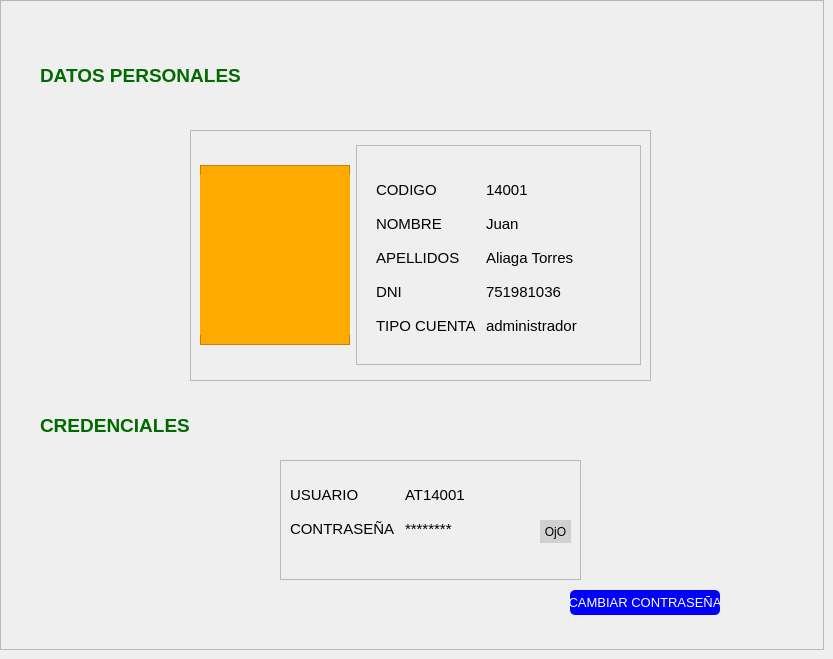
                 <widget class="QWidget" name="page_cuenta_datopersonales">
                  <widget class="QFrame" name="frame">
                   <property name="geometry">
                    <rect>
                     <x>0</x>
                     <y>0</y>
                     <width>824</width>
                     <height>650</height>
                    </rect>
                   </property>
                   <property name="maximumSize">
                    <size>
                     <width>824</width>
                     <height>650</height>
                    </size>
                   </property>
                   <property name="frameShape">
                    <enum>QFrame::StyledPanel</enum>
                   </property>
                   <property name="frameShadow">
                    <enum>QFrame::Raised</enum>
                   </property>
                   <widget class="QLabel" name="label_datospersonales">
                    <property name="geometry">
                     <rect>
                      <x>40</x>
                      <y>60</y>
                      <width>220</width>
                      <height>30</height>
                     </rect>
                    </property>
                    <property name="minimumSize">
                     <size>
                      <width>220</width>
                      <height>30</height>
                     </size>
                    </property>
                    <property name="maximumSize">
                     <size>
                      <width>220</width>
                      <height>30</height>
                     </size>
                    </property>
                    <property name="font">
                     <font>
                      <pointsize>14</pointsize>
                      <weight>75</weight>
                      <bold>true</bold>
                     </font>
                    </property>
                    <property name="styleSheet">
                     <string notr="true">color: rgb(0, 106, 0);</string>
                    </property>
                    <property name="text">
                     <string>DATOS PERSONALES</string>
                    </property>
                   </widget>
                   <widget class="QFrame" name="frame_5">
                    <property name="geometry">
                     <rect>
                      <x>190</x>
                      <y>130</y>
                      <width>461</width>
                      <height>251</height>
                     </rect>
                    </property>
                    <property name="frameShape">
                     <enum>QFrame::StyledPanel</enum>
                    </property>
                    <property name="frameShadow">
                     <enum>QFrame::Raised</enum>
                    </property>
                    <layout class="QHBoxLayout" name="horizontalLayout_6">
                     <item>
                      <widget class="QFrame" name="frame_6">
                       <property name="minimumSize">
                        <size>
                         <width>120</width>
                         <height>130</height>
                        </size>
                       </property>
                       <property name="maximumSize">
                        <size>
                         <width>150</width>
                         <height>180</height>
                        </size>
                       </property>
                       <property name="styleSheet">
                        <string notr="true">background-color: rgb(255, 170, 0);</string>
                       </property>
                       <property name="frameShape">
                        <enum>QFrame::StyledPanel</enum>
                       </property>
                       <property name="frameShadow">
                        <enum>QFrame::Raised</enum>
                       </property>
                       <widget class="QLabel" name="label_7">
                        <property name="geometry">
                         <rect>
                          <x>0</x>
                          <y>10</y>
                          <width>150</width>
                          <height>160</height>
                         </rect>
                        </property>
                        <property name="text">
                         <string/>
                        </property>
                        <property name="pixmap">
                         <pixmap>src/usuario.png</pixmap>
                        </property>
                        <property name="scaledContents">
                         <bool>true</bool>
                        </property>
                       </widget>
                      </widget>
                     </item>
                     <item>
                      <widget class="QFrame" name="frame_datos">
                       <property name="minimumSize">
                        <size>
                         <width>0</width>
                         <height>220</height>
                        </size>
                       </property>
                       <property name="maximumSize">
                        <size>
                         <width>16777215</width>
                         <height>220</height>
                        </size>
                       </property>
                       <property name="frameShape">
                        <enum>QFrame::StyledPanel</enum>
                       </property>
                       <property name="frameShadow">
                        <enum>QFrame::Raised</enum>
                       </property>
                       <widget class="QWidget" name="formLayoutWidget">
                        <property name="geometry">
                         <rect>
                          <x>20</x>
                          <y>30</y>
                          <width>262</width>
                          <height>172</height>
                         </rect>
                        </property>
                        <layout class="QFormLayout" name="formLayout">
                         <property name="horizontalSpacing">
                          <number>10</number>
                         </property>
                         <property name="verticalSpacing">
                          <number>4</number>
                         </property>
                         <item row="0" column="0">
                          <widget class="QLabel" name="label_8">
                           <property name="minimumSize">
                            <size>
                             <width>0</width>
                             <height>30</height>
                            </size>
                           </property>
                           <property name="maximumSize">
                            <size>
                             <width>16777215</width>
                             <height>40</height>
                            </size>
                           </property>
                           <property name="font">
                            <font>
                             <pointsize>11</pointsize>
                            </font>
                           </property>
                           <property name="text">
                            <string>CODIGO</string>
                           </property>
                          </widget>
                         </item>
                         <item row="0" column="1">
                          <widget class="QLabel" name="label_codigo">
                           <property name="minimumSize">
                            <size>
                             <width>150</width>
                             <height>30</height>
                            </size>
                           </property>
                           <property name="maximumSize">
                            <size>
                             <width>16777215</width>
                             <height>30</height>
                            </size>
                           </property>
                           <property name="font">
                            <font>
                             <pointsize>11</pointsize>
                            </font>
                           </property>
                           <property name="text">
                            <string>14001</string>
                           </property>
                          </widget>
                         </item>
                         <item row="1" column="0">
                          <widget class="QLabel" name="label_10">
                           <property name="minimumSize">
                            <size>
                             <width>100</width>
                             <height>30</height>
                            </size>
                           </property>
                           <property name="maximumSize">
                            <size>
                             <width>16777215</width>
                             <height>30</height>
                            </size>
                           </property>
                           <property name="font">
                            <font>
                             <pointsize>11</pointsize>
                            </font>
                           </property>
                           <property name="text">
                            <string>NOMBRE</string>
                           </property>
                          </widget>
                         </item>
                         <item row="2" column="0">
                          <widget class="QLabel" name="label_11">
                           <property name="minimumSize">
                            <size>
                             <width>100</width>
                             <height>30</height>
                            </size>
                           </property>
                           <property name="maximumSize">
                            <size>
                             <width>16777215</width>
                             <height>30</height>
                            </size>
                           </property>
                           <property name="font">
                            <font>
                             <pointsize>11</pointsize>
                            </font>
                           </property>
                           <property name="text">
                            <string>APELLIDOS</string>
                           </property>
                          </widget>
                         </item>
                         <item row="3" column="0">
                          <widget class="QLabel" name="label_12">
                           <property name="minimumSize">
                            <size>
                             <width>100</width>
                             <height>30</height>
                            </size>
                           </property>
                           <property name="maximumSize">
                            <size>
                             <width>16777215</width>
                             <height>30</height>
                            </size>
                           </property>
                           <property name="font">
                            <font>
                             <pointsize>11</pointsize>
                            </font>
                           </property>
                           <property name="text">
                            <string>DNI</string>
                           </property>
                          </widget>
                         </item>
                         <item row="4" column="0">
                          <widget class="QLabel" name="label_13">
                           <property name="minimumSize">
                            <size>
                             <width>100</width>
                             <height>30</height>
                            </size>
                           </property>
                           <property name="maximumSize">
                            <size>
                             <width>16777215</width>
                             <height>30</height>
                            </size>
                           </property>
                           <property name="font">
                            <font>
                             <pointsize>11</pointsize>
                            </font>
                           </property>
                           <property name="text">
                            <string>TIPO CUENTA</string>
                           </property>
                          </widget>
                         </item>
                         <item row="1" column="1">
                          <widget class="QLabel" name="label_nombre">
                           <property name="minimumSize">
                            <size>
                             <width>150</width>
                             <height>30</height>
                            </size>
                           </property>
                           <property name="maximumSize">
                            <size>
                             <width>16777215</width>
                             <height>30</height>
                            </size>
                           </property>
                           <property name="font">
                            <font>
                             <pointsize>11</pointsize>
                            </font>
                           </property>
                           <property name="text">
                            <string>Juan</string>
                           </property>
                          </widget>
                         </item>
                         <item row="2" column="1">
                          <widget class="QLabel" name="label_apellidos">
                           <property name="minimumSize">
                            <size>
                             <width>150</width>
                             <height>30</height>
                            </size>
                           </property>
                           <property name="maximumSize">
                            <size>
                             <width>16777215</width>
                             <height>30</height>
                            </size>
                           </property>
                           <property name="font">
                            <font>
                             <pointsize>11</pointsize>
                            </font>
                           </property>
                           <property name="text">
                            <string>Aliaga Torres</string>
                           </property>
                          </widget>
                         </item>
                         <item row="3" column="1">
                          <widget class="QLabel" name="label_dni">
                           <property name="minimumSize">
                            <size>
                             <width>150</width>
                             <height>30</height>
                            </size>
                           </property>
                           <property name="maximumSize">
                            <size>
                             <width>16777215</width>
                             <height>30</height>
                            </size>
                           </property>
                           <property name="font">
                            <font>
                             <pointsize>11</pointsize>
                            </font>
                           </property>
                           <property name="text">
                            <string>751981036</string>
                           </property>
                          </widget>
                         </item>
                         <item row="4" column="1">
                          <widget class="QLabel" name="label_tipocuenta">
                           <property name="minimumSize">
                            <size>
                             <width>150</width>
                             <height>30</height>
                            </size>
                           </property>
                           <property name="maximumSize">
                            <size>
                             <width>16777215</width>
                             <height>30</height>
                            </size>
                           </property>
                           <property name="font">
                            <font>
                             <pointsize>11</pointsize>
                            </font>
                           </property>
                           <property name="text">
                            <string>administrador</string>
                           </property>
                          </widget>
                         </item>
                        </layout>
                       </widget>
                      </widget>
                     </item>
                    </layout>
                   </widget>
                   <widget class="QLabel" name="label_credenciales">
                    <property name="geometry">
                     <rect>
                      <x>40</x>
                      <y>410</y>
                      <width>220</width>
                      <height>30</height>
                     </rect>
                    </property>
                    <property name="minimumSize">
                     <size>
                      <width>220</width>
                      <height>30</height>
                     </size>
                    </property>
                    <property name="maximumSize">
                     <size>
                      <width>220</width>
                      <height>30</height>
                     </size>
                    </property>
                    <property name="font">
                     <font>
                      <pointsize>14</pointsize>
                      <weight>75</weight>
                      <bold>true</bold>
                     </font>
                    </property>
                    <property name="styleSheet">
                     <string notr="true">color: rgb(0, 106, 0);</string>
                    </property>
                    <property name="text">
                     <string>CREDENCIALES</string>
                    </property>
                   </widget>
                   <widget class="QFrame" name="frame_credenciales">
                    <property name="geometry">
                     <rect>
                      <x>280</x>
                      <y>460</y>
                      <width>301</width>
                      <height>120</height>
                     </rect>
                    </property>
                    <property name="minimumSize">
                     <size>
                      <width>0</width>
                      <height>120</height>
                     </size>
                    </property>
                    <property name="maximumSize">
                     <size>
                      <width>16777215</width>
                      <height>100</height>
                     </size>
                    </property>
                    <property name="frameShape">
                     <enum>QFrame::StyledPanel</enum>
                    </property>
                    <property name="frameShadow">
                     <enum>QFrame::Raised</enum>
                    </property>
                    <widget class="QWidget" name="formLayoutWidget_2">
                     <property name="geometry">
                      <rect>
                       <x>10</x>
                       <y>20</y>
                       <width>241</width>
                       <height>71</height>
                      </rect>
                     </property>
                     <layout class="QFormLayout" name="formLayout_2">
                      <property name="horizontalSpacing">
                       <number>10</number>
                      </property>
                      <property name="verticalSpacing">
                       <number>4</number>
                      </property>
                      <item row="0" column="0">
                       <widget class="QLabel" name="label_9">
                        <property name="minimumSize">
                         <size>
                          <width>0</width>
                          <height>30</height>
                         </size>
                        </property>
                        <property name="maximumSize">
                         <size>
                          <width>16777215</width>
                          <height>40</height>
                         </size>
                        </property>
                        <property name="font">
                         <font>
                          <pointsize>11</pointsize>
                         </font>
                        </property>
                        <property name="text">
                         <string>USUARIO</string>
                        </property>
                       </widget>
                      </item>
                      <item row="0" column="1">
                       <widget class="QLabel" name="label_codigo_2">
                        <property name="minimumSize">
                         <size>
                          <width>130</width>
                          <height>30</height>
                         </size>
                        </property>
                        <property name="maximumSize">
                         <size>
                          <width>16777215</width>
                          <height>30</height>
                         </size>
                        </property>
                        <property name="font">
                         <font>
                          <pointsize>11</pointsize>
                         </font>
                        </property>
                        <property name="text">
                         <string>AT14001</string>
                        </property>
                       </widget>
                      </item>
                      <item row="1" column="0">
                       <widget class="QLabel" name="label_14">
                        <property name="minimumSize">
                         <size>
                          <width>100</width>
                          <height>30</height>
                         </size>
                        </property>
                        <property name="maximumSize">
                         <size>
                          <width>16777215</width>
                          <height>30</height>
                         </size>
                        </property>
                        <property name="font">
                         <font>
                          <pointsize>11</pointsize>
                         </font>
                        </property>
                        <property name="text">
                         <string>CONTRASEÑA</string>
                        </property>
                       </widget>
                      </item>
                      <item row="1" column="1">
                       <widget class="QLabel" name="label_nombre_2">
                        <property name="minimumSize">
                         <size>
                          <width>130</width>
                          <height>30</height>
                         </size>
                        </property>
                        <property name="maximumSize">
                         <size>
                          <width>16777215</width>
                          <height>30</height>
                         </size>
                        </property>
                        <property name="font">
                         <font>
                          <pointsize>11</pointsize>
                         </font>
                        </property>
                        <property name="text">
                         <string>********</string>
                        </property>
                       </widget>
                      </item>
                     </layout>
                    </widget>
                    <widget class="QPushButton" name="pushButton_8">
                     <property name="geometry">
                      <rect>
                       <x>260</x>
                       <y>60</y>
                       <width>31</width>
                       <height>23</height>
                      </rect>
                     </property>
                     <property name="styleSheet">
                      <string notr="true">QPushButton{
border:none;
	background-color: rgb(208, 208, 208);
}
QPushButton:hover{
background-color: rgb(0, 0, 0);
color: rgb(255, 255, 255);
}</string>
                     </property>
                     <property name="text">
                      <string>OjO</string>
                     </property>
                    </widget>
                   </widget>
                   <widget class="QPushButton" name="pushButton_editar">
                    <property name="geometry">
                     <rect>
                      <x>570</x>
                      <y>590</y>
                      <width>150</width>
                      <height>25</height>
                     </rect>
                    </property>
                    <property name="font">
                     <font>
                      <pointsize>10</pointsize>
                     </font>
                    </property>
                    <property name="styleSheet">
                     <string notr="true">
QPushButton{
background-color: rgb(0, 0, 255);
color: rgb(255, 255, 255);
border-radius:5px;
}
QPushButton:hover{
	background-color: rgb(0, 0, 70);
}</string>
                    </property>
                    <property name="text">
                     <string>CAMBIAR CONTRASEÑA</string>
                    </property>
                   </widget>
                  </widget>
                 </widget>
